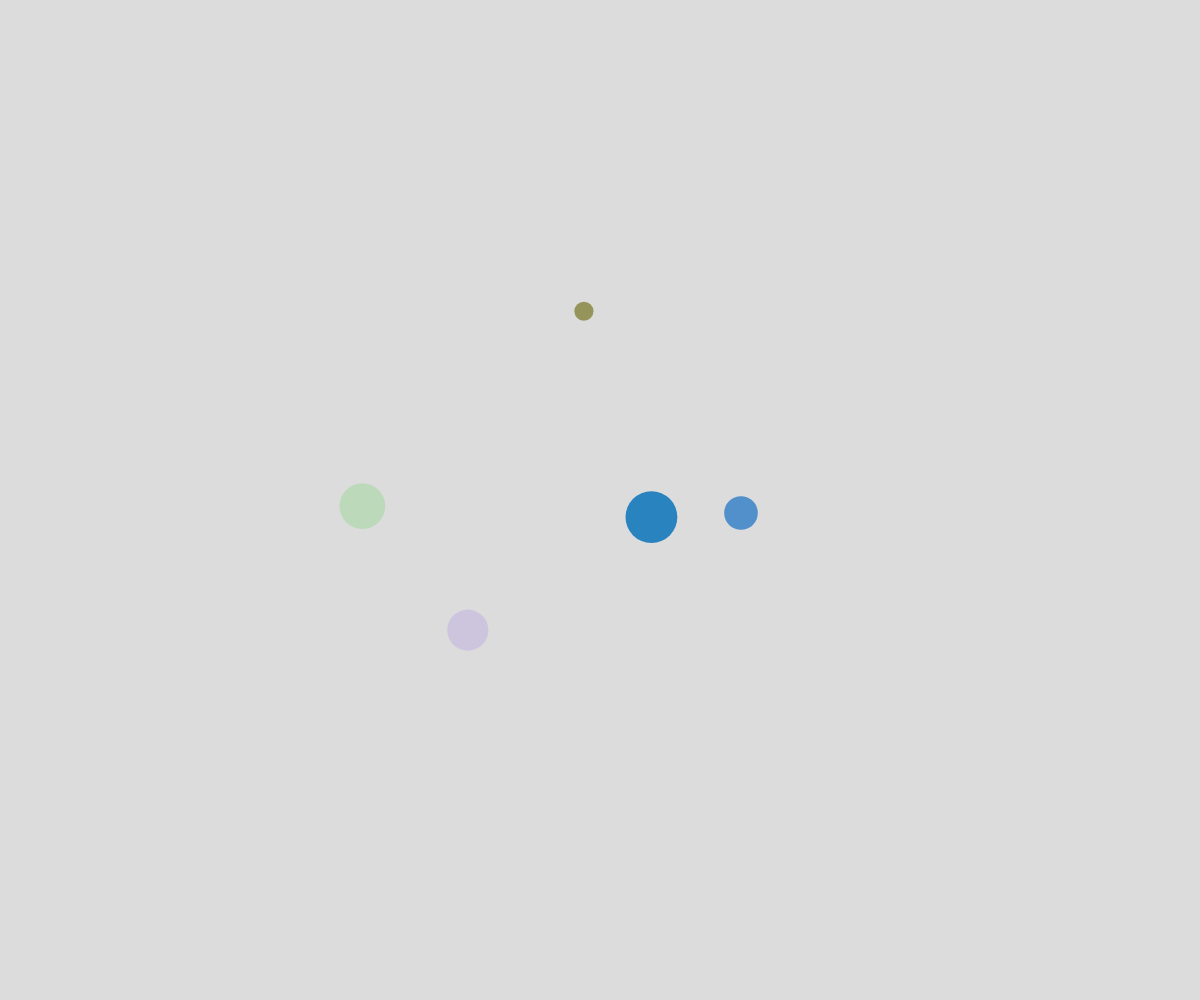
Frame 1 (no input)
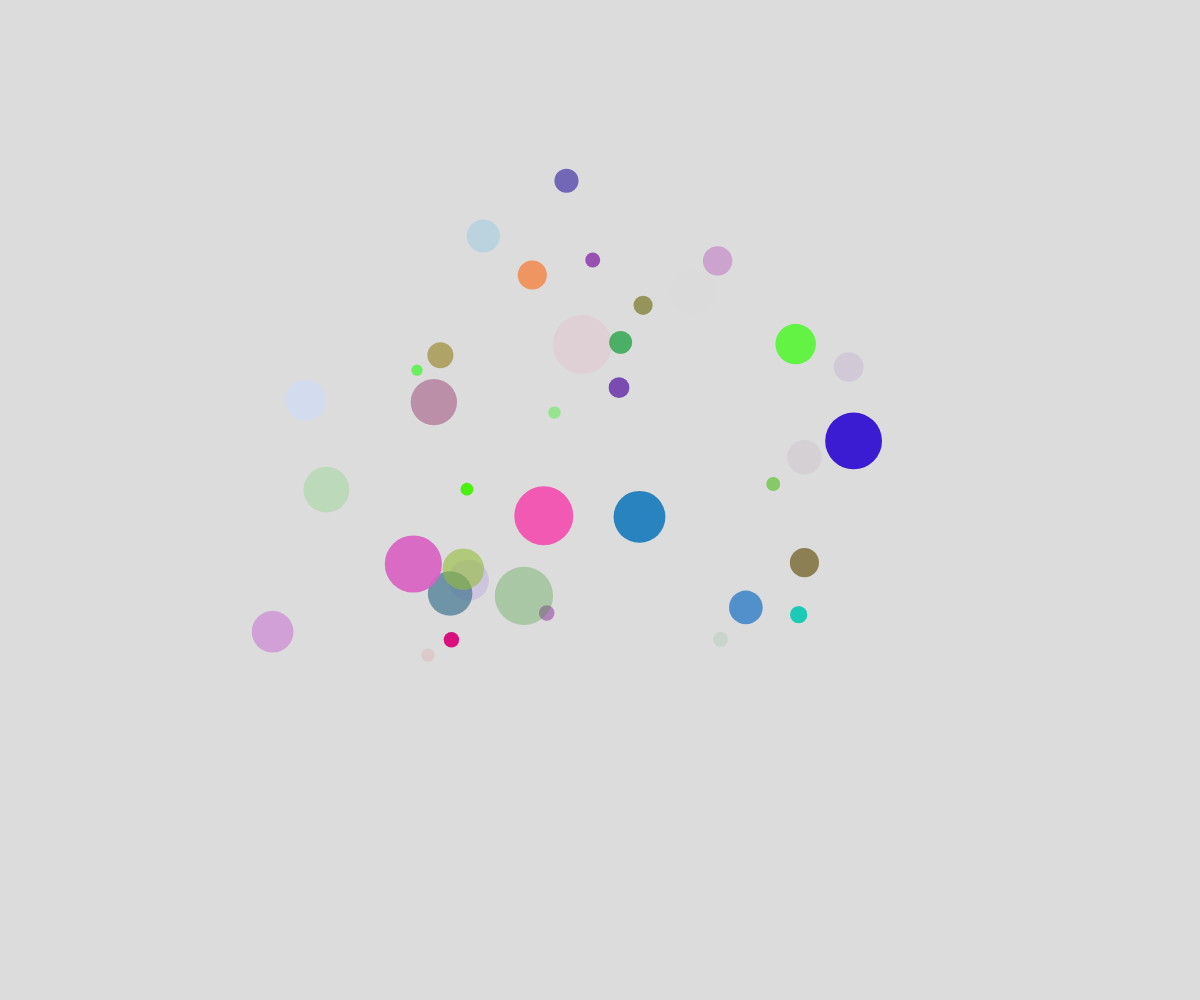
Frame 60 (no input)
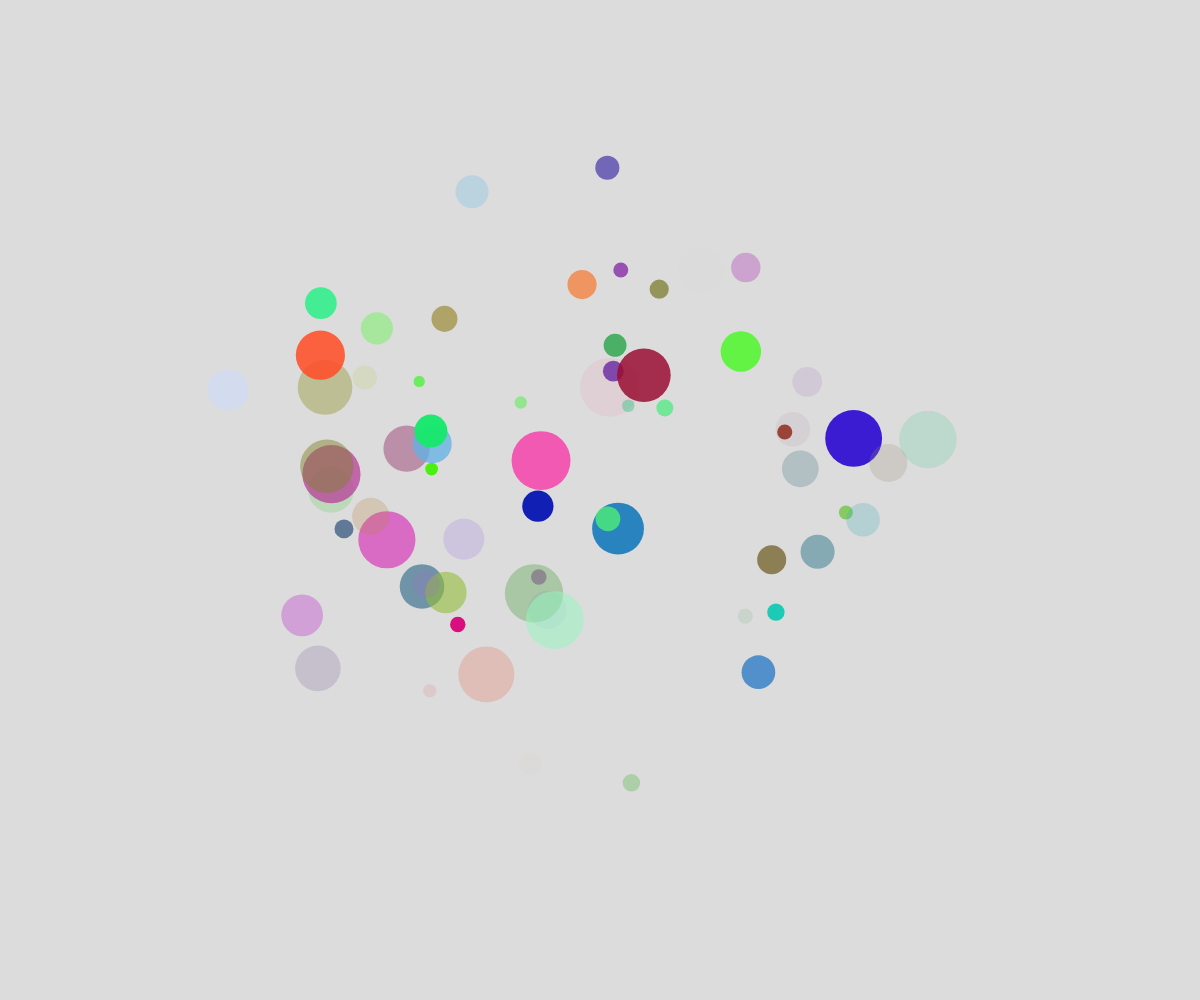
Frame 120 (the mouse pressed at the canvas centre since frame 60)

The p5.js sketch that drew these frames (run headless with seeded random() and noise() and a simulated clock; from frame 60 on, the mouse is pressed at the canvas centre):

// p5.js sketch
// ── sketch.js
// Bubble movement
// Objcet Notation and Arrays
// March 25, 2024


let theBubbles = [];

function setup() {
  createCanvas(windowWidth, windowHeight);
  noStroke();

  for (let i = 0; i < 5; i++) {
    spawnBubble();
  }

  window.setInterval(spawnBubble, 50);
}

function draw() {
  background(220);

  moveBubblesWithNoise();
  // moveBubblesRandomly();
  displayBubbles();
}

function mousePressed() {
  for (let i = theBubbles.length - 1; i >= 0; i--) {
    if (clickedInBubble(mouseX, mouseY, theBubbles[i])) {
      theBubbles.splice(i, 1);
    }
  }
}

function clickedInBubble(x, y, someBubble) {
  let distanceAway = dist(x, y, someBubble.x, someBubble.y);
  let radius = someBubble.size /2;
  if (distanceAway < radius) {
    return true;
  }
  else {
    return false;
  }
}

function displayBubbles() {
  for (let bubble of theBubbles) {
    fill(bubble.r, bubble.g, bubble.b, bubble.alpha);
    circle(bubble.x, bubble.y, bubble.size);
  }
}

function moveBubblesWithNoise() {
  for (let bubble of theBubbles) {
    let x = noise(bubble.timeX) * width;
    let y = noise(bubble.timeY) * height;

    bubble.x = x;
    bubble.y = y;

    bubble.timeX += bubble.deltaTime;
    bubble.timeY += bubble.deltaTime;
  }
}

function moveBubblesRandomly() {
  for (let bubble of theBubbles) {
    let choice = random(100);
    if (choice < 25){
      bubble.y -= bubble.speed;
    }
    else if (choice < 50){
      bubble. y += bubble.speed;
    }
    else if (choice < 75){
      bubble.x += bubble.speed;
    }
    else {
      bubble.x -= bubble.speed;
    }
  }
}

function spawnBubble() {
  let bubble = {
    size: random(10, 60),
    x: random(width),
    y: random(height),
    speed: 3,
    r: random(255),
    g: random(255),
    b: random(255),
    alpha: random(255),
    timeX: random(1000000),
    timeY: random(1000000),
    deltaTime: 0.001,
  };
  theBubbles.push(bubble);
}
